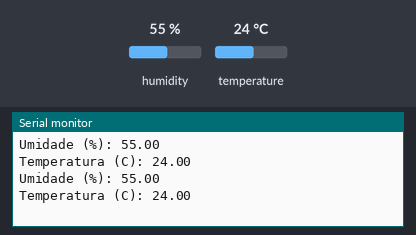
Bench run of a sketch on a simulated Arduino Uno, built with avr-gcc and run on an emulated ATmega328P. Parts: the last lines printed to the serial monitor. Inputs (shaded band) come from the test bench; at power-on: humidity 55 %, temperature 24 °C.

Above: at 2.8 s.
2.9 s: humidity set to 22 %
At 5.3 s:
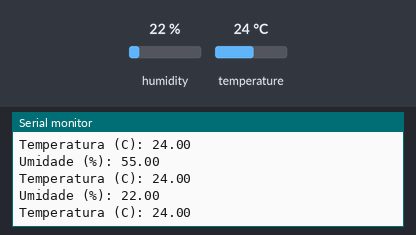
5.6 s: temperature set to 12 °C
At 6.5 s:
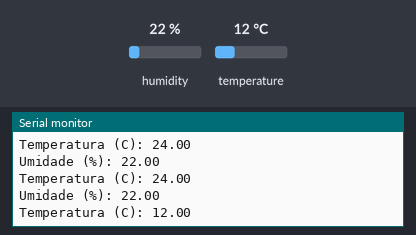
8.3 s: humidity set to 40 %
At 8.3 s:
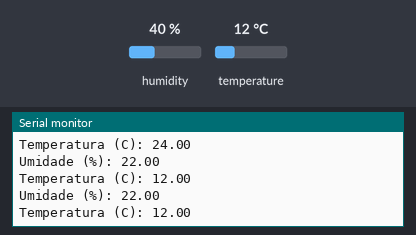
Timing chart, 0 to 11.3 s (numbered marks = the images above; inputs shaded):
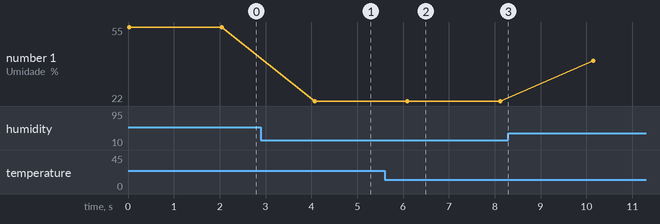

Measured:
- after the input at 2.9 s, the serial monitor: prints a new line after 1.2 s (image 1)
- after the input at 5.6 s, the serial monitor: prints a new line after 0.52 s (image 2)
- plotted number 1: 55 → 22 after the input at 2.9 s, 22 → 40 after the input at 8.3 s

The sketch:

Sensor_Temperatura_e_Umidade.ino
```cpp
#include <dht11.h> //adicionamos a biblioteca para o uso do modulo
#define DHT11PIN 4 //definimos a pinagem para o modulo

dht11 DHT11; //aqui estamos atribuindo a função para a biblioteca

void setup()
{
    Serial.begin(9600);
}

void loop()
{
    Serial.println();

    int chk = DHT11.read(DHT11PIN); // pedimos para checar o sinal do pino

    Serial.print("Umidade (%): ");
    Serial.println((float)DHT11.humidity, 2); // printamos o valor da umidade com base no sinal do pino

    Serial.print("Temperatura (C): ");
    Serial.println((float)DHT11.temperature, 2); // printamos o valor da temperatura com base no sinal do pino

    delay(2000);
}
```
